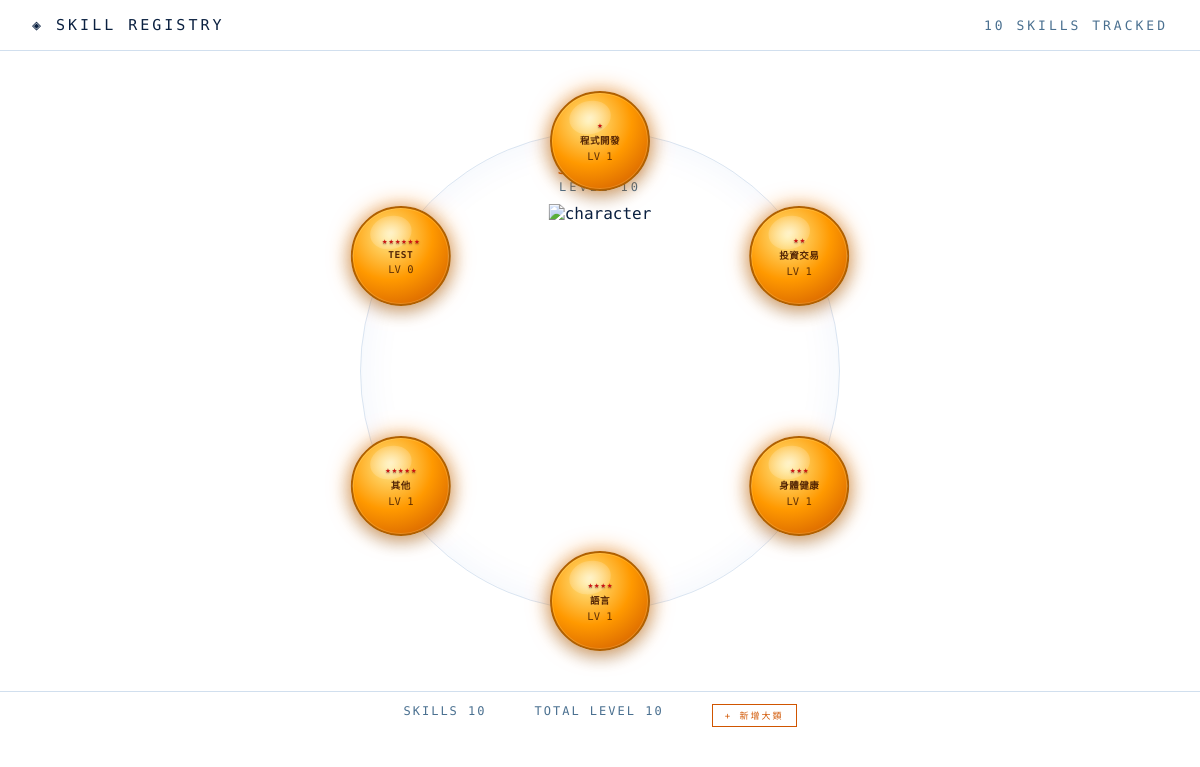
Before: / with the older database file.
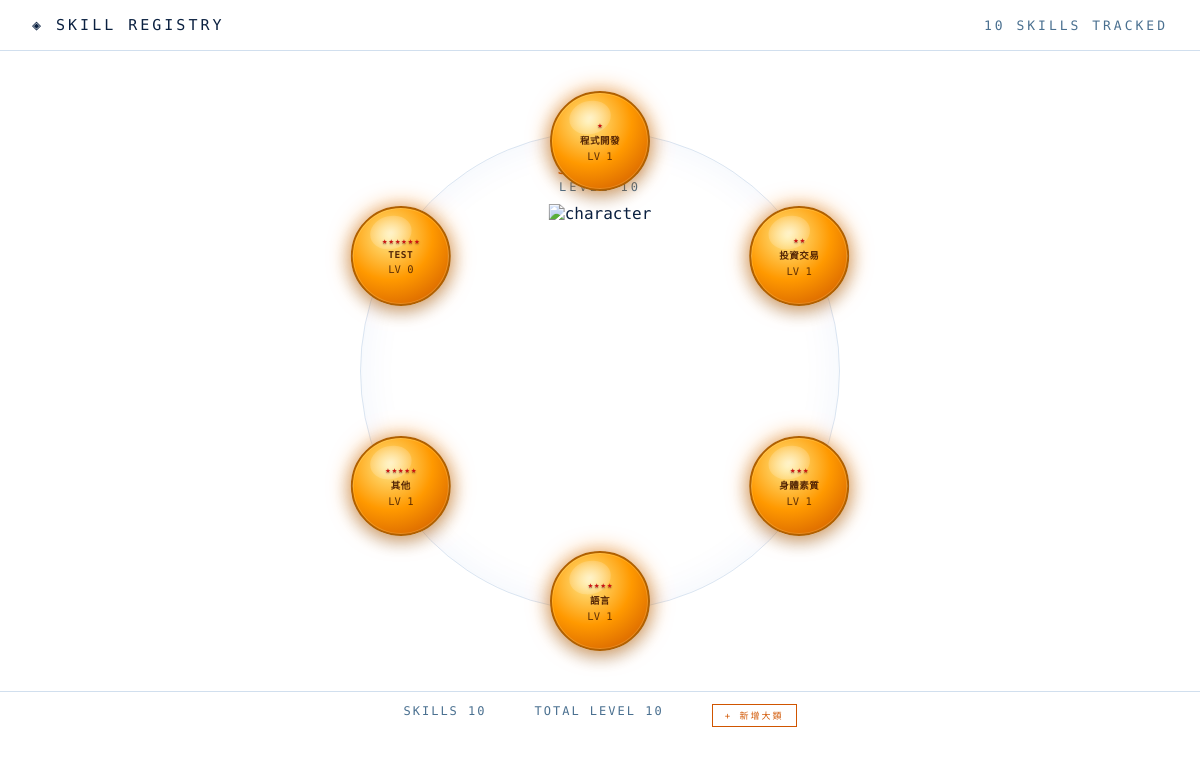
After: the same page with the newer database file.
### tables this page shows
CREATE TABLE categories (
            id         INTEGER PRIMARY KEY,
            name       TEXT NOT NULL,
            emoji      TEXT,
            color      TEXT,
            created_at DATETIME DEFAULT CURRENT_TIMESTAMP
        );

### app.py (the view)
@app.route("/")
def index():
    return render_template("index.html",
                           categories=get_all_categories(),
                           character=get_character())

### db.py (called while the page is built)
def get_db():
    conn = sqlite3.connect(DB_PATH)
    conn.row_factory = sqlite3.Row
    return conn

def xp_for_next_level(n):
    return int(100 * (n ** 1.5))

def calc_level(total_xp):
    level = 1
    accumulated = 0
    while level < 20:
        needed = xp_for_next_level(level)
        if accumulated + needed > total_xp:
            break
        accumulated += needed
        level += 1
    if level >= 20:
        return (20, 0, 0)
    current = total_xp - accumulated
    to_next = xp_for_next_level(level)
    return (level, current, to_next)

def get_skill_xp(skill_id):
    with get_db() as conn:
        row = conn.execute(
            "SELECT COALESCE(SUM(xp), 0) as total FROM xp_logs WHERE skill_id = ?",
            (skill_id,)
        ).fetchone()
        return row["total"]

def get_character():
    with get_db() as conn:
        skill_ids = conn.execute("SELECT id FROM skills").fetchall()
    total_level = sum(calc_level(get_skill_xp(s["id"]))[0] for s in skill_ids)
    return {
        "name": "STEVEN",
        "total_level": total_level,
        "skill_count": len(skill_ids),
    }

### templates/index.html (shortened to what this page needs)
<!DOCTYPE html>
<html lang="zh-TW">
<head>
  <link rel="stylesheet" href="/static/style.css">
</head>
<body>
<div class="screen">
  <div class="header">
    <span class="title">◈ SKILL REGISTRY</span>
    <span>{{ character.skill_count }} SKILLS TRACKED</span>
  </div>
  <div class="character-arena">
    <div class="character-container">
      <div class="character-name">{{ character.name }}</div>
      <div class="character-level">LEVEL {{ character.total_level }}</div>
      <div class="character-figure">
        <img class="char-full" src="/static/img/character_transparent.png" alt="character">
      </div>
    </div>
    {% for cat in categories %}
    {% set angle = loop.index0 * (360 / categories|length) %}
    {% set ball_num = loop.index %}
    <a class="orb" href="/category/{{ cat.id }}"
       style="--angle: {{ angle }}deg;">
      <div class="orb-inner">
        <div class="db-stars">
          {% for i in range(ball_num) %}<span class="db-star">★</span>{% endfor %}
        </div>
        <div class="orb-name">{{ cat.name }}</div>
        <div class="orb-level">LV {{ cat.avg_level | int }}</div>
      </div>
    </a>
    {% endfor %}
  </div>
  <div class="footer">
    <span>SKILLS {{ character.skill_count }}</span>
    <span>TOTAL LEVEL {{ character.total_level }}</span>
    <button class="btn" style="font-size:9px; padding:4px 12px;" onclick="document.getElementById('add-cat-form').style.display='block'; this.style.display='none'">+ 新增大類</button>
  </div>
</div>
</body>
</html>

Changed rows visible on the page:
changed categories: name "身體健康" → "身體素質"
